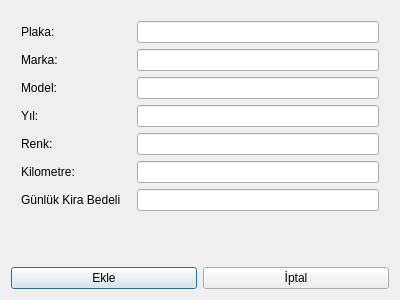
<?xml version="1.0" encoding="UTF-8"?>
<ui version="4.0">
 <class>Dialog</class>
 <widget class="QDialog" name="Dialog">
  <property name="geometry">
   <rect>
    <x>0</x>
    <y>0</y>
    <width>400</width>
    <height>300</height>
   </rect>
  </property>
  <property name="windowTitle">
   <string>Dialog</string>
  </property>
  <layout class="QHBoxLayout" name="horizontalLayout_2">
   <item>
    <layout class="QVBoxLayout" name="verticalLayout">
     <item>
      <layout class="QFormLayout" name="formLayout">
       <property name="horizontalSpacing">
        <number>16</number>
       </property>
       <property name="verticalSpacing">
        <number>6</number>
       </property>
       <property name="leftMargin">
        <number>10</number>
       </property>
       <property name="topMargin">
        <number>10</number>
       </property>
       <property name="rightMargin">
        <number>10</number>
       </property>
       <property name="bottomMargin">
        <number>10</number>
       </property>
       <item row="0" column="0">
        <widget class="QLabel" name="label">
         <property name="text">
          <string>Plaka:</string>
         </property>
        </widget>
       </item>
       <item row="0" column="1">
        <widget class="QLineEdit" name="ekleplakaLineEdit"/>
       </item>
       <item row="1" column="0">
        <widget class="QLabel" name="label_2">
         <property name="text">
          <string>Marka:</string>
         </property>
        </widget>
       </item>
       <item row="1" column="1">
        <widget class="QLineEdit" name="eklemarkaLineEdit"/>
       </item>
       <item row="2" column="0">
        <widget class="QLabel" name="label_3">
         <property name="text">
          <string>Model:</string>
         </property>
        </widget>
       </item>
       <item row="2" column="1">
        <widget class="QLineEdit" name="eklemodelLineEdit"/>
       </item>
       <item row="3" column="0">
        <widget class="QLabel" name="label_4">
         <property name="text">
          <string>Yıl:</string>
         </property>
        </widget>
       </item>
       <item row="3" column="1">
        <widget class="QLineEdit" name="ekleyilLineEdit"/>
       </item>
       <item row="4" column="0">
        <widget class="QLabel" name="label_5">
         <property name="text">
          <string>Renk:</string>
         </property>
        </widget>
       </item>
       <item row="4" column="1">
        <widget class="QLineEdit" name="eklerenkLineEdit"/>
       </item>
       <item row="5" column="0">
        <widget class="QLabel" name="label_6">
         <property name="text">
          <string>Kilometre:</string>
         </property>
        </widget>
       </item>
       <item row="5" column="1">
        <widget class="QLineEdit" name="eklekilometreLineEdit"/>
       </item>
       <item row="6" column="0">
        <widget class="QLabel" name="label_7">
         <property name="text">
          <string>Günlük Kira Bedeli</string>
         </property>
        </widget>
       </item>
       <item row="6" column="1">
        <widget class="QLineEdit" name="eklekiraLineEdit"/>
       </item>
      </layout>
     </item>
     <item>
      <layout class="QHBoxLayout" name="horizontalLayout">
       <item>
        <widget class="QPushButton" name="aracekleekleButton">
         <property name="text">
          <string>Ekle</string>
         </property>
        </widget>
       </item>
       <item>
        <widget class="QPushButton" name="aracekleiptalButton">
         <property name="text">
          <string>İptal</string>
         </property>
        </widget>
       </item>
      </layout>
     </item>
    </layout>
   </item>
  </layout>
 </widget>
 <resources/>
 <connections/>
</ui>
